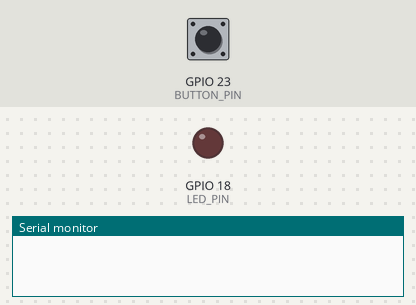
A sketch run on a simulated ESP32. On the bench: output pins drawn as LEDs (lit = HIGH), the last lines printed to the serial monitor. The inputs (shaded band) are chosen by the test bench; at power-on: GPIO 23 (BUTTON_PIN) HIGH.

Above: at 1.2 s.
1.3 s: GPIO 23 (BUTTON_PIN) pulled LOW for 0.15 s
At 2.5 s:
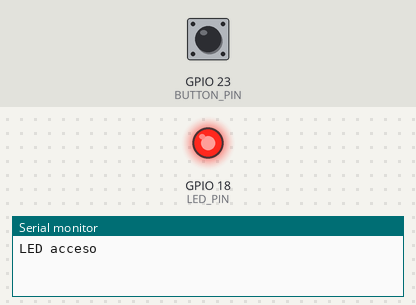
2.9 s: GPIO 23 (BUTTON_PIN) pulled LOW for 1 s
At 4.0 s:
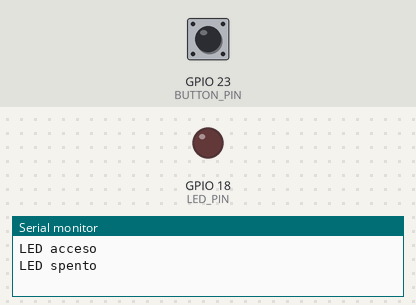
5.4 s: GPIO 23 (BUTTON_PIN) pulled LOW for 3.2 s
At 5.9 s:
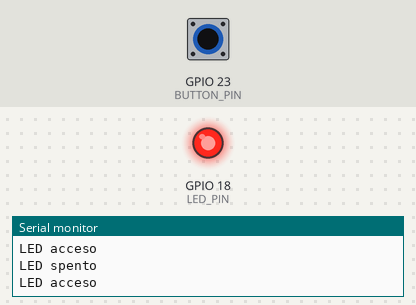
Timing chart, 0 to 8.4 s (numbered marks = the images above; inputs shaded):
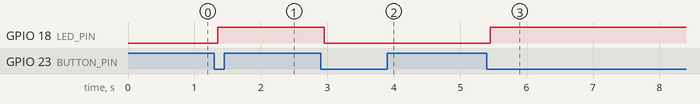

The sketch:

Pulsanti_08_classe_pulsante.ino
```cpp
#include <Arduino.h>

// Classe Pulsante: update() una volta per giro, poi interroga gli eventi.
class Pulsante {
  int pin;
  int raw = HIGH, stable = HIGH;
  unsigned long changed = 0, debounce;
  bool pressedEvent = false, clickEvent = false, cycleStarted = false;
 public:
  explicit Pulsante(int p, unsigned long wait = 50) : pin(p), debounce(wait) {}
  void begin() {
    pinMode(pin, INPUT_PULLUP);
    raw = stable = digitalRead(pin);
    changed = millis();
    cycleStarted = pressedEvent = clickEvent = false;
  }
  void update() {
    pressedEvent = clickEvent = false;
    const unsigned long now = millis();
    const int reading = digitalRead(pin);
    if (reading != raw) { raw = reading; changed = now; }
    if (now - changed >= debounce && raw != stable) {
      stable = raw;
      if (stable == LOW) { pressedEvent = true; cycleStarted = true; }
      else if (cycleStarted) { clickEvent = true; cycleStarted = false; }
    }
  }
  bool press() const { return stable == LOW; }
  bool pressDebounce() const { return pressedEvent; }
  bool click() const { return clickEvent; }
};
const int BUTTON_PIN = 23;
const int LED_PIN = 18;
Pulsante pulsante(BUTTON_PIN);
int ledState = LOW;
void setup() {
  Serial.begin(115200);
  pulsante.begin();
  pinMode(LED_PIN, OUTPUT);
  digitalWrite(LED_PIN, LOW);
}
void loop() {
  pulsante.update();
  if (pulsante.pressDebounce()) {
    ledState = !ledState;
    digitalWrite(LED_PIN, ledState);
    Serial.println(ledState ? "LED acceso" : "LED spento");
  }
  delay(1);
}
```

Measured:
- after the input at 1.3 s, GPIO 18 (LED_PIN): LOW → HIGH after 0.05 s
- after the input at 2.9 s, GPIO 18 (LED_PIN): HIGH → LOW after 0.05 s
- after the input at 5.4 s, GPIO 18 (LED_PIN): LOW → HIGH after 0.05 s
